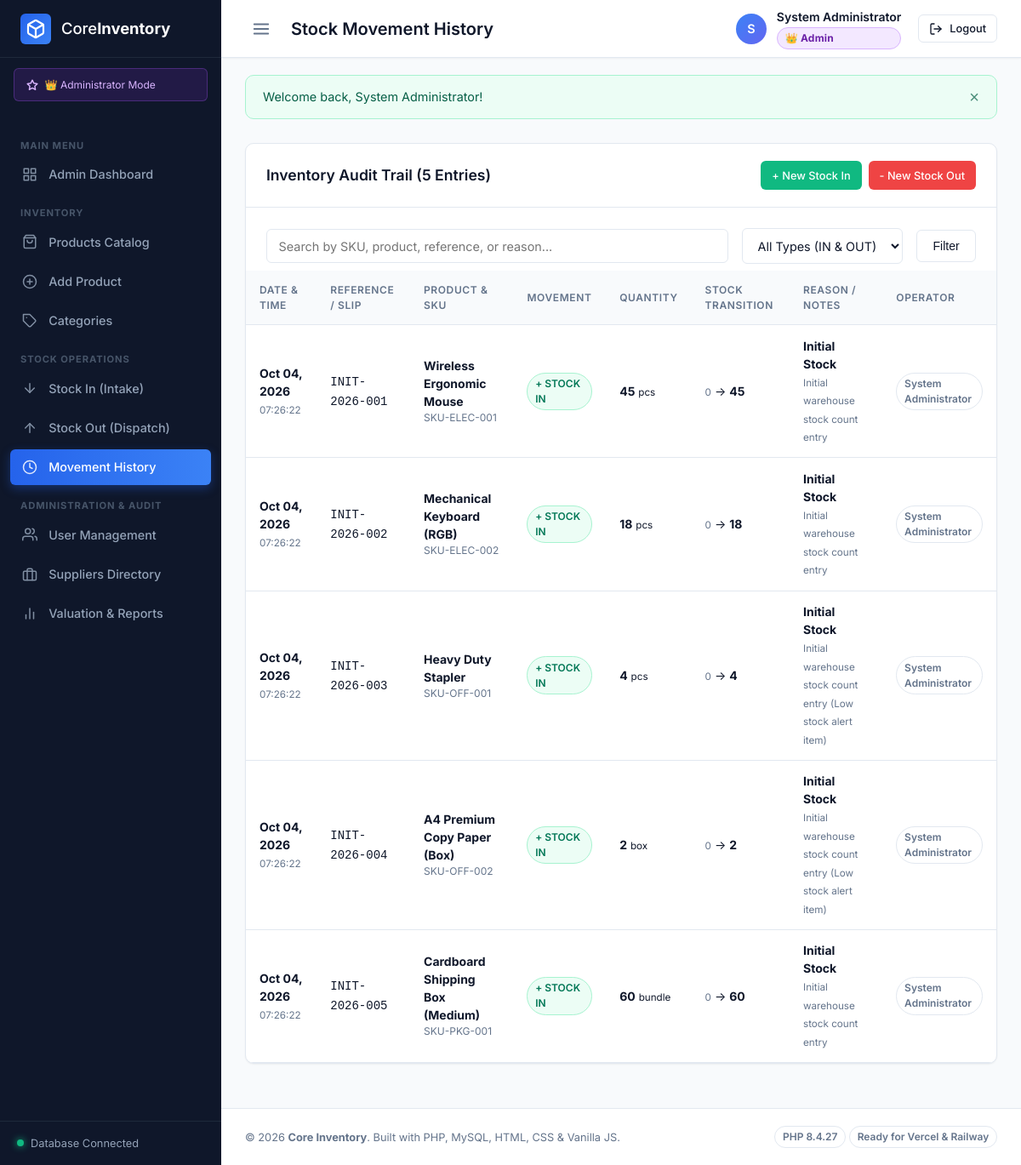
Screenshot of /pages/stock-history.php (signed in) with the database file from the repository.
### tables this page shows
CREATE TABLE `stock_transactions` (
    `id` INT UNSIGNED NOT NULL AUTO_INCREMENT,
    `product_id` INT UNSIGNED NOT NULL,
    `user_id` INT UNSIGNED NULL,
    `type` ENUM('IN', 'OUT') NOT NULL,
    `quantity` INT NOT NULL,
    `balance_before` INT NOT NULL,
    `balance_after` INT NOT NULL,
    `reason` VARCHAR(100) NOT NULL DEFAULT 'Restock',
    `reference_no` VARCHAR(100) NULL,
    `notes` TEXT NULL,
    `created_at` DATETIME NOT NULL DEFAULT CURRENT_TIMESTAMP,
    PRIMARY KEY (`id`),
    KEY `idx_stock_product` (`product_id`),
    KEY `idx_stock_user` (`user_id`),
    KEY `idx_stock_type` (`type`),
    KEY `idx_stock_created` (`created_at`),
    CONSTRAINT `fk_stock_product` FOREIGN KEY (`product_id`)
        REFERENCES `products` (`id`) ON DELETE CASCADE ON UPDATE CASCADE,
    CONSTRAINT `fk_stock_user` FOREIGN KEY (`user_id`)
        REFERENCES `users` (`id`) ON DELETE SET NULL ON UPDATE CASCADE
);

CREATE TABLE `products` (
    `id` INT UNSIGNED NOT NULL AUTO_INCREMENT,
    `sku` VARCHAR(50) NOT NULL,
    `name` VARCHAR(150) NOT NULL,
    `description` TEXT NULL,
    `category_id` INT UNSIGNED NULL,
    `supplier_id` INT UNSIGNED NULL,
    `cost_price` DECIMAL(10, 2) NOT NULL DEFAULT 0.00,
    `unit_price` DECIMAL(10, 2) NOT NULL DEFAULT 0.00,
    `quantity` INT NOT NULL DEFAULT 0,
    `min_threshold` INT NOT NULL DEFAULT 5,
    `unit_of_measure` VARCHAR(30) NOT NULL DEFAULT 'pcs',
    `created_at` DATETIME NOT NULL DEFAULT CURRENT_TIMESTAMP,
    `updated_at` DATETIME NOT NULL DEFAULT CURRENT_TIMESTAMP ON UPDATE CURRENT_TIMESTAMP,
    PRIMARY KEY (`id`),
    UNIQUE KEY `uk_products_sku` (`sku`),
    KEY `idx_products_category` (`category_id`),
    KEY `idx_products_supplier` (`supplier_id`),
    CONSTRAINT `fk_products_category` FOREIGN KEY (`category_id`)
        REFERENCES `categories` (`id`) ON DELETE SET NULL ON UPDATE CASCADE,
    CONSTRAINT `fk_products_supplier` FOREIGN KEY (`supplier_id`)
        REFERENCES `suppliers` (`id`) ON DELETE SET NULL ON UPDATE CASCADE
);

CREATE TABLE `users` (
        `id` INT UNSIGNED NOT NULL AUTO_INCREMENT,
        `full_name` VARCHAR(100) NOT NULL,
        `username` VARCHAR(50) NOT NULL,
        `email` VARCHAR(100) NOT NULL,
        `password_hash` VARCHAR(255) NOT NULL,
        `role` ENUM('admin', 'staff') NOT NULL DEFAULT 'staff',
        `status` ENUM('active', 'inactive') NOT NULL DEFAULT 'active',
        `created_at` DATETIME NOT NULL DEFAULT CURRENT_TIMESTAMP,
        `updated_at` DATETIME NOT NULL DEFAULT CURRENT_TIMESTAMP ON UPDATE CURRENT_TIMESTAMP,
        PRIMARY KEY (`id`),
        UNIQUE KEY `uk_users_username` (`username`),
        UNIQUE KEY `uk_users_email` (`email`)
    );

### config/config.php (called while the page is built, shortened)
<?php
function url(string $path = ''): string {
    $trimmedPath = ltrim($path, '/');
    return BASE_URL . '/' . $trimmedPath;
}

### pages/stock-history.php (the view, shortened to what this page needs)
<?php
require_once __DIR__ . '/../includes/header.php';
$search     = trim($_GET['search'] ?? '');
$query = "SELECT st.*, p.name AS product_name, p.sku, p.unit_of_measure, u.full_name AS user_name
          FROM stock_transactions st
          JOIN products p ON st.product_id = p.id
          LEFT JOIN users u ON st.user_id = u.id
          WHERE 1=1";
$params = [];
$query .= " ORDER BY st.created_at DESC LIMIT 100";
$stmt = $pdo->prepare($query);
$stmt->execute($params);
$transactions = $stmt->fetchAll();
?>
<div class="card">
    <div class="card-header">
        <h2 class="card-title">Inventory Audit Trail (<?= count($transactions) ?> Entries)</h2>
        <div style="display: flex; gap: 0.5rem;">
            <a href="<?= url('pages/stock-in.php') ?>" class="btn btn-sm btn-success">+ New Stock In</a>
            <a href="<?= url('pages/stock-out.php') ?>" class="btn btn-sm btn-danger">- New Stock Out</a>
        </div>
    </div>
    <div class="card-body" style="padding-bottom: 0.5rem;">
        <form method="GET" action="<?= url('pages/stock-history.php') ?>" style="display: flex; gap: 1rem; flex-wrap: wrap; align-items: center;">
            <div style="flex: 1; min-width: 250px;">
                <input type="text" name="search" class="form-control" placeholder="Search by SKU, product, reference, or reason..." value="<?= htmlspecialchars($search) ?>">
            </div>
            <select name="type" class="form-control" style="width: auto; min-width: 150px;" onchange="this.form.submit();">
                <option value="">All Types (IN & OUT)</option>
            </select>
            <button type="submit" class="btn btn-outline">Filter</button>
        </form>
    </div>
    <div class="card-body" style="padding: 0;">
        <div class="table-responsive">
            <table class="table">
                <thead>
                    <tr>
                        <th>Date & Time</th>
                        <th>Reference / Slip</th>
                        <th>Product & SKU</th>
                        <th>Movement</th>
                        <th>Quantity</th>
                        <th>Stock Transition</th>
                        <th>Reason / Notes</th>
                        <th>Operator</th>
                    </tr>
                </thead>
                <tbody>
                    <?php if (empty($transactions)): ?>
                        <tr>
                            <td colspan="8" style="text-align: center; padding: 2.5rem; color: var(--text-muted);">
                                No movement transactions matching your filters.
                            </td>
                        </tr>
                    <?php else: ?>
                        <?php foreach ($transactions as $t): ?>
                            <tr>
                                <td>
                                    <div><strong><?= date('M d, Y', strtotime($t['created_at'])) ?></strong></div>
                                    <small style="color: var(--text-muted);"><?= date('H:i:s', strtotime($t['created_at'])) ?></small>
                                </td>
                                <td>
                                    <code><?= htmlspecialchars($t['reference_no'] ?: 'N/A') ?></code>
                                </td>
                                <td>
                                    <strong><?= htmlspecialchars($t['product_name']) ?></strong>
                                    <div style="font-size: 0.75rem; color: var(--text-muted);"><?= htmlspecialchars($t['sku']) ?></div>
                                </td>
                                <td>
                                    <span class="badge <?= $t['type'] === 'IN' ? 'badge-movement-in' : 'badge-movement-out' ?>">
                                        <?= $t['type'] === 'IN' ? '+ STOCK IN' : '- STOCK OUT' ?>
                                    </span>
                                </td>
                                <td>
                                    <strong><?= number_format($t['quantity']) ?></strong>
                                    <small><?= htmlspecialchars($t['unit_of_measure']) ?></small>
                                </td>
                                <td>
                                    <small style="color: var(--text-muted);"><?= $t['balance_before'] ?></small>
                                    &rarr;
                                    <strong><?= $t['balance_after'] ?></strong>
                                </td>
                                <td>
                                    <div><strong><?= htmlspecialchars($t['reason']) ?></strong></div>
                                    <?php if (!empty($t['notes'])): ?>
                                        <small style="color: var(--text-muted);"><?= htmlspecialchars($t['notes']) ?></small>
                                    <?php endif; ?>
                                </td>
                                <td>
                                    <span class="badge badge-outline"><?= htmlspecialchars($t['user_name'] ?? 'System') ?></span>
                                </td>
                            </tr>
                        <?php endforeach; ?>
                    <?php endif; ?>
                </tbody>
            </table>
        </div>
    </div>
</div>
<?php require_once __DIR__ . '/../includes/footer.php'; ?>

### assets/css/style.css (style rules this page uses)
:root { --primary: #2563eb; --primary-hover: #1d4ed8; --primary-light: #eff6ff; --secondary: #64748b; --secondary-hover: #475569; --secondary-light: #f1f5f9; --success: #10b981; --success-light: #ecfdf5; --warning: #f59e0b; --warning-light: #fffbeb; --danger: #ef4444; --danger-light: #fef2f2; --info: #06b6d4; --info-light: #ecfeff; --bg-main: #f8fafc; --bg-card: #ffffff; --bg-sidebar: #0f172a; --bg-sidebar-hover: #1e293b; --text-main: #0f172a; --text-muted: #64748b; --text-sidebar: #94a3b8; --text-sidebar-active: #ffffff; --border-color: #e2e8f0; --border-sidebar: #1e293b; --radius-sm: 6px; --radius-md: 10px; --radius-lg: 14px; --radius-full: 9999px; --shadow-sm: 0 1px 2px 0 rgba(0, 0, 0, 0.05); --shadow-md: 0 4px 6px -1px rgba(0, 0, 0, 0.07), 0 2px 4px -2px rgba(0, 0, 0, 0.05); --shadow-lg: 0 10px 15px -3px rgba(0, 0, 0, 0.08), 0 4px 6px -4px rgba(0, 0, 0, 0.05); --font-sans: 'Inter', -apple-system, BlinkMacSystemFont, 'Segoe UI', Roboto, sans-serif; --sidebar-width: 260px; --sidebar-collapsed-width: 70px; --navbar-height: 68px; --transition: all 0.25s cubic-bezier(0.4, 0, 0.2, 1); }
*, *::before, *::after { box-sizing: border-box; margin: 0; padding: 0; }
body { font-family: var(--font-sans); background-color: var(--bg-main); color: var(--text-main); line-height: 1.5; -webkit-font-smoothing: antialiased; }
a { color: var(--primary); text-decoration: none; transition: var(--transition); }
.btn { display: inline-flex; align-items: center; justify-content: center; gap: 0.5rem; padding: 0.6rem 1.15rem; font-size: 0.875rem; font-weight: 500; border-radius: var(--radius-sm); border: 1px solid transparent; cursor: pointer; transition: var(--transition); }
.btn-success { background-color: var(--success); color: white; }
.btn-danger { background-color: var(--danger); color: white; }
.btn-outline { background-color: transparent; border-color: var(--border-color); color: var(--text-main); }
.btn-sm { padding: 0.4rem 0.75rem; font-size: 0.8rem; }
.badge { display: inline-flex; align-items: center; padding: 0.2rem 0.55rem; font-size: 0.75rem; font-weight: 600; border-radius: var(--radius-full); }
.badge-outline { background: transparent; border: 1px solid var(--border-color); color: var(--text-muted); }
.card { background: var(--bg-card); border-radius: var(--radius-md); border: 1px solid var(--border-color); box-shadow: var(--shadow-sm); margin-bottom: 1.5rem; overflow: hidden; }
.card-header { padding: 1.25rem 1.5rem; border-bottom: 1px solid var(--border-color); display: flex; align-items: center; justify-content: space-between; }
.card-title { font-size: 1.1rem; font-weight: 600; }
.card-body { padding: 1.5rem; }
.table-responsive { overflow-x: auto; width: 100%; }
.table { width: 100%; border-collapse: collapse; font-size: 0.875rem; text-align: left; }
.table th { background: #f8fafc; color: var(--text-muted); font-weight: 600; text-transform: uppercase; font-size: 0.75rem; letter-spacing: 0.05em; padding: 0.85rem 1rem; border-bottom: 1px solid var(--border-color); }
.table td { padding: 0.85rem 1rem; border-bottom: 1px solid var(--border-color); vertical-align: middle; }
.form-control { width: 100%; padding: 0.65rem 0.85rem; font-size: 0.9rem; border: 1px solid var(--border-color); border-radius: var(--radius-sm); background-color: #ffffff; font-family: inherit; color: var(--text-main); transition: var(--transition); }

### assets/css/dashboard.css (style rules this page uses)
.badge-movement-in { background-color: #ecfdf5; color: #047857; border: 1px solid #a7f3d0; }

### rows the page displays
stock_transactions: created_at "Oct 04, 2026", created_at "07:26:22", reference_no "INIT-2026-001", product.name "Wireless Ergonomic Mouse", product.sku "SKU-ELEC-001", type "+ STOCK IN", quantity "45", product.unit_of_measure "pcs", balance_before "0", balance_after "45", reason "Initial Stock", notes "Initial warehouse stock count entry", user.full_name "System Administrator"
stock_transactions: created_at "Oct 04, 2026", created_at "07:26:22", reference_no "INIT-2026-002", product.name "Mechanical Keyboard (RGB)", product.sku "SKU-ELEC-002", type "+ STOCK IN", quantity "18", product.unit_of_measure "pcs", balance_before "0", balance_after "18", reason "Initial Stock", notes "Initial warehouse stock count entry", user.full_name "System Administrator"
stock_transactions: created_at "Oct 04, 2026", created_at "07:26:22", reference_no "INIT-2026-003", product.name "Heavy Duty Stapler", product.sku "SKU-OFF-001", type "+ STOCK IN", quantity "4", product.unit_of_measure "pcs", balance_before "0", balance_after "4", reason "Initial Stock", notes "Initial warehouse stock count entry (Low stock alert item)", user.full_name "System Administrator"
stock_transactions: created_at "Oct 04, 2026", created_at "07:26:22", reference_no "INIT-2026-004", product.name "A4 Premium Copy Paper (Box)", product.sku "SKU-OFF-002", type "+ STOCK IN", quantity "2", product.unit_of_measure "box", balance_before "0", balance_after "2", reason "Initial Stock", notes "Initial warehouse stock count entry (Low stock alert item)", user.full_name "System Administrator"
stock_transactions: created_at "Oct 04, 2026", created_at "07:26:22", reference_no "INIT-2026-005", product.name "Cardboard Shipping Box (Medium)", product.sku "SKU-PKG-001", type "+ STOCK IN", quantity "60", product.unit_of_measure "bundle", balance_before "0", balance_after "60", reason "Initial Stock", notes "Initial warehouse stock count entry", user.full_name "System Administrator"

### other values shown
$pageTitle "Stock Movement History"
substr($user['full_name'], 0, 1) "S"
$user['full_name'] "System Administrator"
$flash['message'] "Welcome back, System Administrator!"
count($transactions) "5"
APP_NAME "Core Inventory"
PHP_VERSION "8.4.27"
